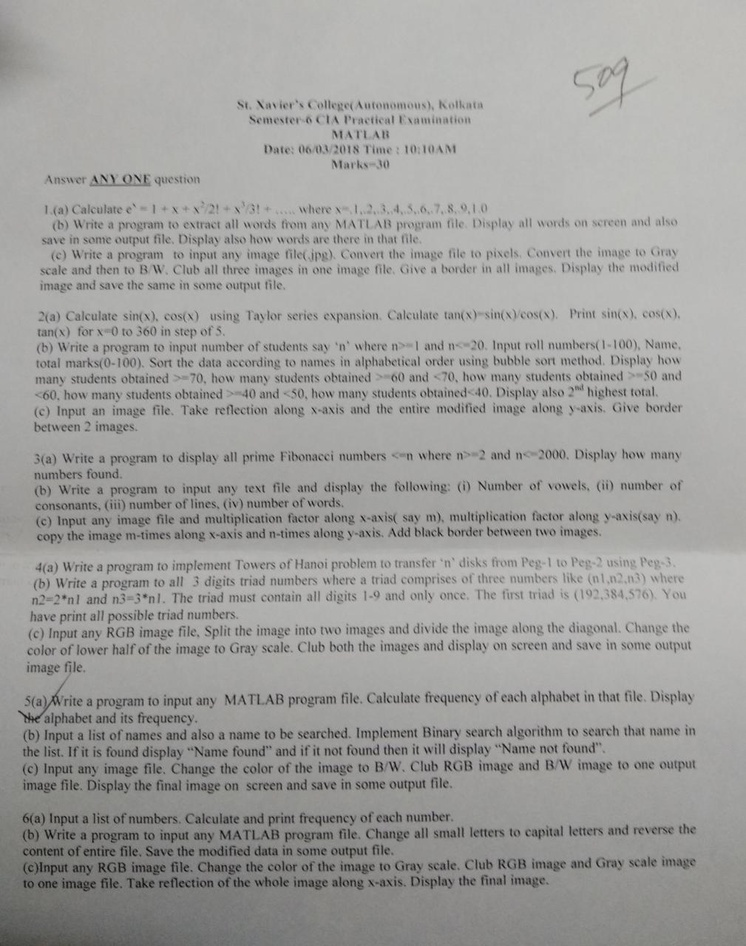
%> input picture 6th_sem/souptik_codes/matlabprograms/WhatsApp Image 2019-02-09 at 09.53.50.jpeg, 746 x 946 px, shrunk from 1009 x 1280 before the run
$ octave copyntimesimagexyaxis.m   (GNU Octave 9; MATLAB toolbox functions it lacks are replaced by stand-ins)
%> lines starting %> are read from the running program, lines starting %| are printed output that depends on the picture
clc;
close all;
clear all;
file1=input('\n ENter Input Image File Name ','s');
%> the answer given: WhatsApp Image 2019-02-09 at 09.53.50.jpeg
file2=input('\n Enter output Image File Name','s');
%> the answer given: out.png
ny=input('Enter the number of times n along y');
%> the answer given: 3
nx=input('Enter the number of times n along x');
%> the answer given: 3
x=imread(file1);
%> x is the input picture: size 946x746x3 uint8; mean R, G, B 159.6, 159.3, 157.2
[r,c,d]=size(x);
%> r = 946; c = 746; d = 3

border(1:r+20,1:c+20,:)=zeros(r+20,c+20,3);
%> border: size 966x766x3 double; every value is 0
%x(r:r+20,c:c+20,1:d)=border(r:r+20,c:c+20,1:d);


bimage(1:20,1:20,1:3)=border(1:20,1:20,1:3);
bimage(21:r+20,21:c+20,1:d)=x(1:r,1:c,1:d);
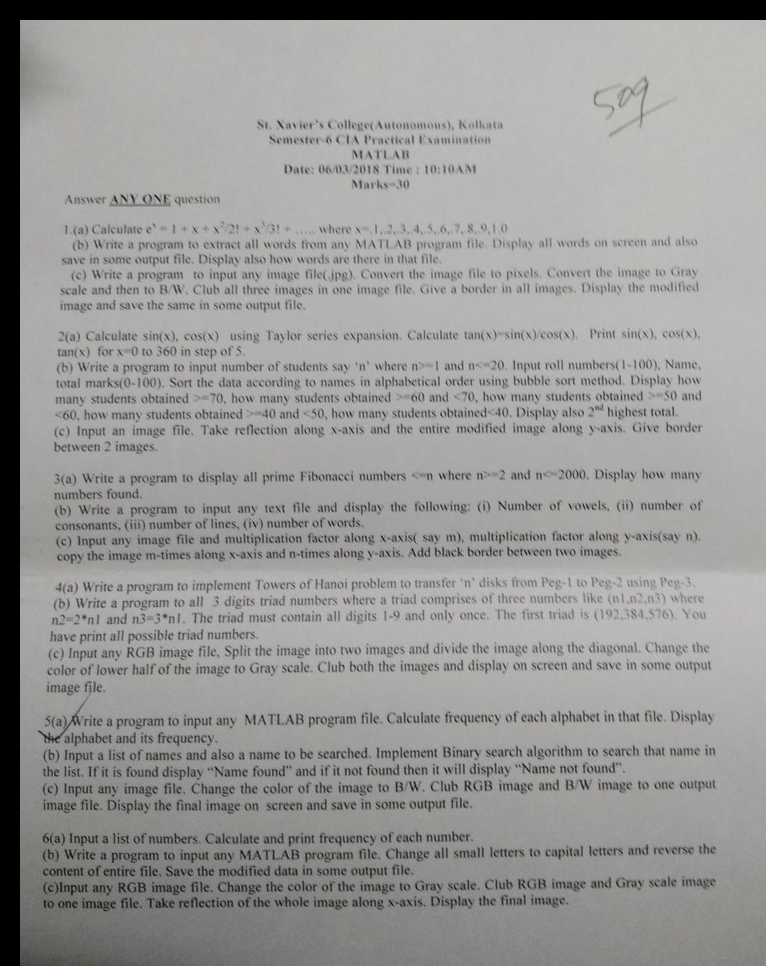
%> bimage: size 966x766x3 double; mean R, G, B 152.2, 151.9, 149.9
bimage(r+21:r+40,c+21:c+40,1:3)=border(1:20,1:20,1:3);
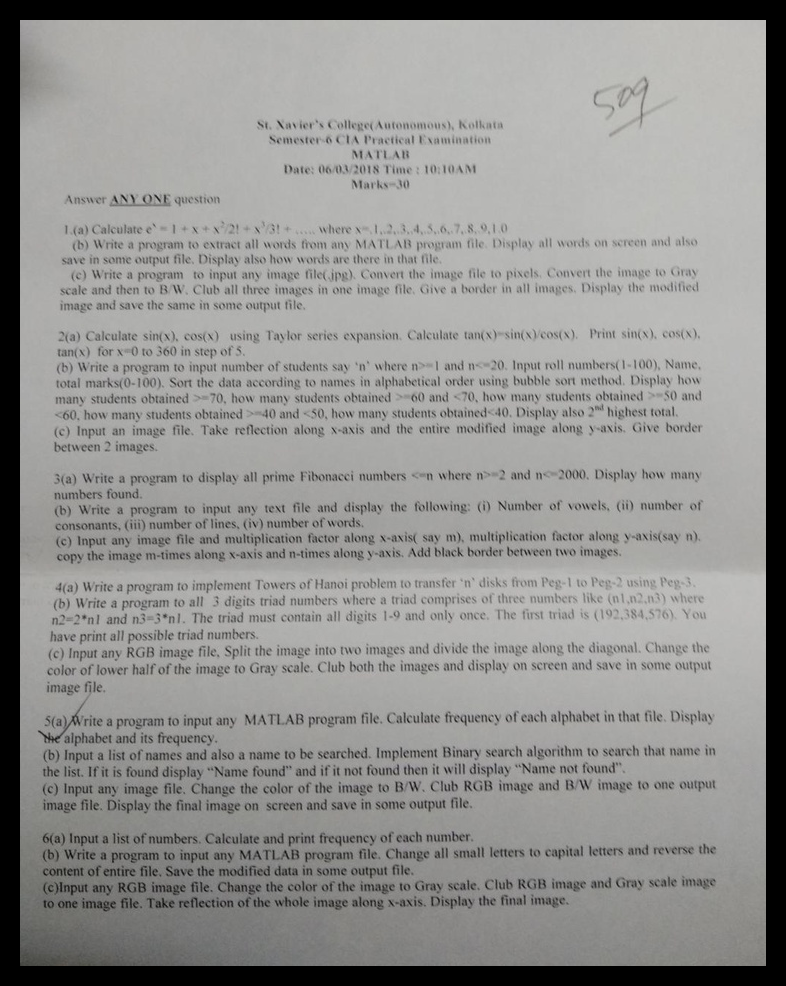
%> bimage: size 986x786x3 double; mean R, G, B 145.3, 145, 143.1
%imshow(bimage);
[r,c,d]=size(bimage);
%> r = 986; c = 786
%imshow(x);
r1=1;
for i=1:ny
    y(r1:i*r,1:c,1:d)=bimage(1:r,1:c,1:d);
    r1=r1+r;
end
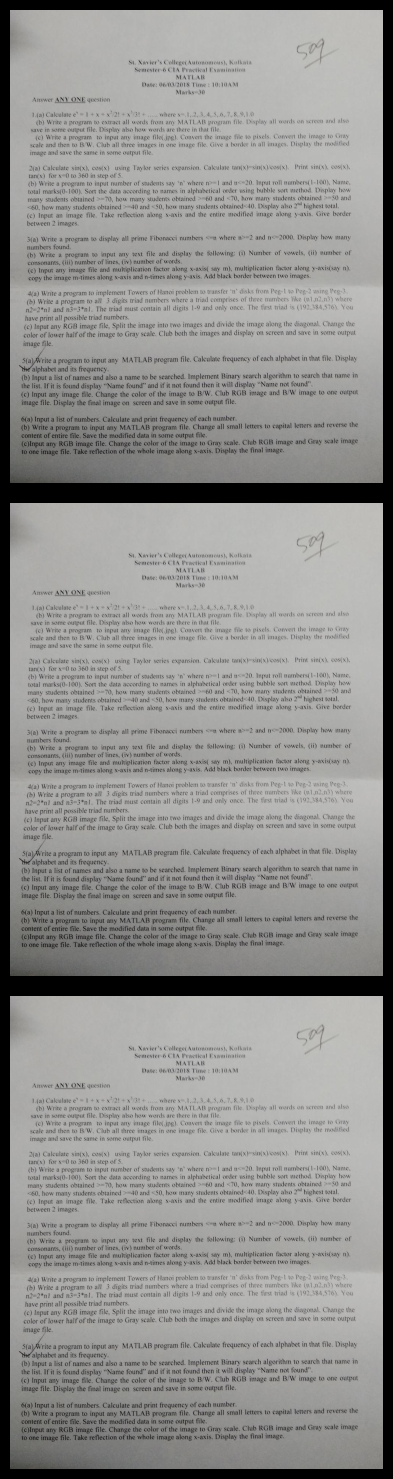
%> y: size 2958x786x3 double (shown at 1/2 size); mean R, G, B 145.3, 145, 143.1
[r,c,d]=size(y);
%> r = 2958
c1=1;
for i=1:nx
    y1(1:r,c1:i*c,1:d)=y(1:r,1:c,1:d);
    c1=c1+c;
end
imshow(y1);
imwrite(y1,file2);
